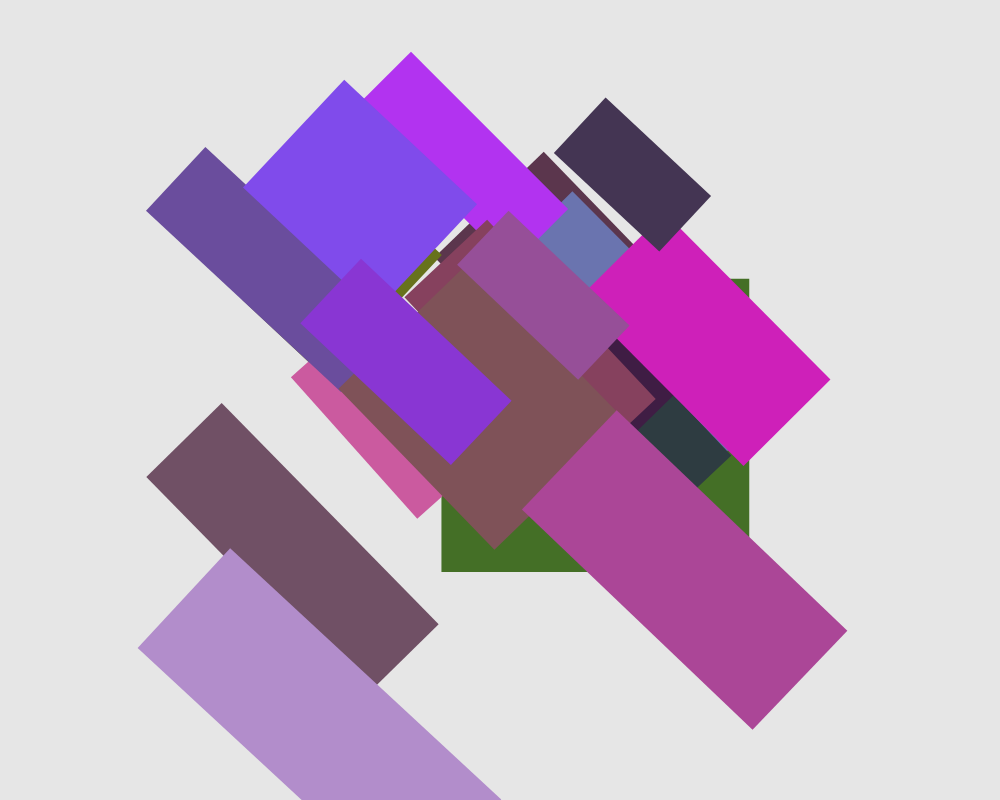
Frame 1 (no input)
Frame 60 (no input): identical to frame 1, image omitted
Frame 120 (the mouse pressed at the canvas centre since frame 60): identical to frame 1, image omitted

The p5.js sketch that drew this single still picture (run headless with seeded random() and noise() and a simulated clock; from frame 60 on, the mouse is pressed at the canvas centre):

// p5.js sketch
// ── sketch.js
//doug

//create a sketch that will randomize which random distribution we will use,
//and see how the results will change the sketch.

 //multi color palette generator  

 var  hue_bias_type = 0;
 var  sat_bias_type = 0;
 var  bright_bias_type = 0;
 var  angle = 0;
 var border = 50;
var shapeArray = [];
var num_squares = 0;
var opacity = 1;

function setup() {
  //translate(width*-1 / 2, height*-1 / 2);
  createCanvas(1000, 800);
  colorMode(HSB, 360, 100, 100);
  createCanvas(1000, 800);

  //console.log("Start");
  //HUE
 
   hue_bias_type = round(random(1,3));
   sat_bias_type = round(random(1,3));
   bright_bias_type = round(random(1,3));
  //1 normal
  //2 high end
  //3 low bias

   num_rects = round(random(10,20));
   num_squares = round(random(3,25));
   angle = round(random(30,80));
   let tilt=0;
   //angle=45;

  //console.log("angle= " + angle);
  //console.log("num_squares= " + num_squares);

  makeRectangle(hue_bias_type,sat_bias_type,bright_bias_type,tilt);
}

function draw() {
//translate(-300,500);
//translate((width*-1),height/2);
translate(-250,height/2);
angleMode(DEGREES);
background(60,0,90);
noStroke();

//stroke(50,100,100);
//stroke(60,100,100);

//text ('Hue Bias Type = ' + hue_bias_type, 10,10);
//text ('Sat Bias Type = ' + sat_bias_type, 10,20);
//text ('Bright Bias Type = ' + bright_bias_type, 10,30);

text ('Pallete Generator', 10, 10);
text ('Click to generate new pallette.', 10, 30);

//console.log("shapeArray.length: " + shapeArray.length);

  //for (var n=0; n < shapeArray.length ; n++) {
  for (var n=0; n < shapeArray.length; n++) {
  //squre
      //fill(shapeArray[n].h, shapeArray[n].s, shapeArray[n].b);
      //console.log("inside for loop in draw");
      shapeArray[n].display(n);
      noStroke();
      fill(350,100,100);
      text ('Distributions', 10, 250);
      text ('Hue: '  + shapeArray[n].hue_bias, 10,270);
      text ('Saturation: '  + shapeArray[n].s_bias, 10,280);
      text ('Brightness: '  + shapeArray[n].b_bias, 10,290);
      stroke(0,0,0);
  }

}


/*
 //BC next couple lines we will do the compare. but rather than
       // BC only test radius, I made sure, none is within 100 pixels
       var d = dist(dot.x, dot.y, other.x, other.y);
         // original:  if (d < circle.r + other.r) {
          if (d < dot.r + 150) {
            overlapping = true;

*/




function mouseReleased() {

   hue_bias_type = round(random(1,3));
   sat_bias_type = round(random(1,3));
   bright_bias_type = round(random(1,3));
   num_squares = round(random(1,5));
   let tilt=1;
   makeRectangle(hue_bias_type, sat_bias_type, bright_bias_type,tilt);
   angle = round(random(45,46));
   opacity = round(random(0,1));
}


function makeRectangle(h,s,b,tilt) 
{
//flush the array
shapeArray = [];

  var dougshape = {
     hue: 0,
     s: 0,
     b: 0,
     hue_bias: 'normal',
     s_bias: 'normal',
     b_bias: 'normal',
     x: 0,
     y: 0,
     h: 0,
     w: 0, 
     angle_offset: 0,
     t: tilt,
     shape: 1
    };

//console.log("num_squares: " + num_squares);

    for (var i = 0; i < num_squares; i++)
        { 
        //tilt
        if (i < 1)
           {
           dougshape.t = 0
            //first shape is rect, trianle or round
           dougshape.shape = round(random(1,3));
           }
        else
           {
           dougshape.t = 1;
           //all others are rects
           dougshape.shape = 1; // rect
           }
        //console.log('h = ' + h);
         switch(h) {
             case 1:
             // normal
             dougshape.hue =(random(1, 360) + random(1, 360) + random(1, 360)) / 3;
             dougshape.hue_bias = 'Normal';
             break;
             case 2:
             //  high  
             dougshape.hue =max(random(1, 360),random(1, 360));
             //console.log('dougshape.h = ' + dougshape.h);
             dougshape.hue_bias = 'High';
             break;
             case 3:
             dougshape.hue =min(random(1, 360),random(1, 360));
             dougshape.hue_bias = 'Low';
             // low 
             break;
             default:
             dougshape.hue =(random(1, 360) + random(1, 360) + random(1, 360)) / 3;
             dougshape.hue_bias = 'Normal';
             // code block
             }

         //saturation
         switch(s) {
             case 1:
             // normal
             dougshape.s =(random(1, 100) + random(1, 100) + random(1, 100)) / 3;
             dougshape.s_bias = 'Normal';
             break;
             case 2:
             //  high  
             dougshape.s =max(random(1, 100),random(1, 100));
             //console.log('dougshape.s = ' + dougshape.s);
             dougshape.s_bias = 'High';
             break;
             case 3:
             dougshape.s =min(random(1, 100),random(1, 100));
             dougshape.s_bias = 'Low';
             // low 
             break;
             default:
             dougshape.s =(random(1, 100) + random(1, 100) + random(1, 100)) / 3;
             dougshape.s_bias = 'Normal';
             // code block
             }

         //brightness
         switch(b) {
             case 1:
             // normal
             dougshape.b =(random(1, 100) + random(1, 100) + random(1, 100)) / 3;
             dougshape.b_bias = 'Normal';
             break;
             case 2:
             //  high  
             dougshape.b =max(random(1, 100),random(1, 100));
             //console.log('dougshape.s = ' + dougshape.b);
             dougshape.b_bias = 'High';
             break;
             case 3:
             dougshape.b =min(random(1, 100),random(1, 100));
             dougshape.b_bias = 'Low';
             // low 
             break;
             default:
             dougshape.b =(random(1, 100) + random(1, 100) + random(1, 100)) / 3;
             dougshape.b_bias = 'Normal';
             // code block
             }

         //x is 800
         dougshape.x =(random(border, width-border) + random(border, width-border) + random(border,width-border)) / 3;
         dougshape.y =(random(border, height-border) + random(border, height-border) + random(border,height-border)) / 3;
         dougshape.h =(random(30, 400) + random(50, 400) + random(50, 400)) / 3;
         dougshape.w =(random(50, 200) + random(50, 200) + random(50, 200)) / 3;

         dougshape.angle_offset =(random(-5, 5) + random(-5, 5) + random(-5, 5)) / 3;

        //console.log('Pushing i' + i + ': dougshape.hue: ' + dougshape.hue);
        //shapeArray.push(new (dougshape.hue));
        shapeArray.push(new shape(dougshape));
        //console.log('Log of ' + i + ': ' + shapeArray[i]);
        } 
}


class shape {
  constructor(dougshape) {
    this.x = dougshape.x;
    this.y = dougshape.y;
    this.angle = dougshape.angle;
    this.h = dougshape.h;
    this.w = dougshape.w;
    this.hue = dougshape.hue;
    this.s = dougshape.s;
    this.b = dougshape.b;
    this.hue_bias = dougshape.hue_bias;
    this.s_bias = dougshape.s_bias;
    this.b_bias = dougshape.b_bias;
    this.angle_offset = dougshape.angle_offset;
    this.t = dougshape.t;
    this.shape = dougshape.shape;
  }

  move() {
    //Borrowed code: these two are from P5 reference on objects:
    //this.x += random(-this.speed, this.speed);
    //this.y += random(-this.speed, this.speed);
 }

  display(n) {
    if (opacity > 0)
     fill(this.hue, this.s, this.b, 1);
    else
     fill(this.hue, this.s, this.b, 0.5);
   
    if (this.t==1)    
       rotate(angle*-1+this.angle_offset);
    //console.log("angle: " + angle);
    //console.log("angle_offset: " + this.angle_offset);
    noStroke();
    if (this.t==0)    
       {
       //draw a cirlce, triangle, or a rectangle sunday
       let first_shape = round(random(1,3));

       switch(this.shape) {
             case 1:
             // normal
             rect(this.x, this.y-600, this.w*2, this.h*2);
             break;
             case 2:
             // normal
             triangle(this.x, this.y-600, this.x + this.w*3, this.y-600, this.x+this.h, this.y-400)
             break;
             case 3:
             // normal
             circle(this.x, this.y-600, this.h*2);
             break;
             default:
             // normal
             rect(this.x, this.y-600, this.w*2, this.h*2);
             break;
             }
       }
     else
    rect(this.x, this.y, this.w, this.h);
    //console.log("Square: " + n);
    console.log("Square: " + n + "Tilt: " + this.t);
    if (this.t==1)    
       rotate(angle-this.angle_offset);
    //rotate(-3);
  }
}
